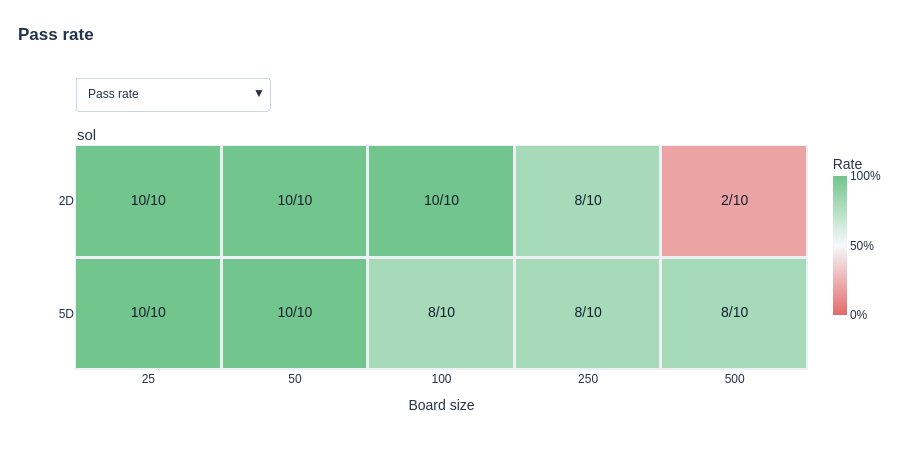

The notebook cell this image was saved under:
### Markdown cell above
## Valid moves and failure rates

One full-width heatmap per model, with board size across columns and dimension across rows. Use the menu to switch between pass, truncation, semantic-failure and request-error rates. Cells show counts and denominators; gray cells have no measured rate. **Green always means better:** more passes or fewer failures. Hover for outcome and failure details.

Pass, truncation and semantic-failure rates use completed responses; request-error rates use all scheduled attempts. Provider-reported response errors remain in the saved completed-response denominator.

### Code cell
view.show_all(figures.plot_rate_heatmaps(aggregate))

### Figure 1 — Plotly figure (JSON) as saved in the notebook; plotly's stock layout.template omitted (floating-point values rounded to 4 significant figures)
{"data": [{"coloraxis": "coloraxis", "hovertemplate": "%{hovertext}<extra></extra>", "hovertext": [["sol · 2D · board 25<br>Pass rate: 10/10 completed responses<br>Valid: 10<br>Stored primary failures: {}", "sol · 2D · board 50<br>Pass rate: 10/10 completed responses<br>Valid: 10<br>Stored primary failures: {}", "sol · 2D · board 100<br>Pass rate: 10/10 completed responses<br>Valid: 10<br>Stored primary failures: {}", "sol · 2D · board 250<br>Pass rate: 8/10 completed responses<br>Valid: 8<br>Semantic failure: 2<br>Stored primary failures: {&#x27;spatial_conflict&#x27;: 2}", "sol · 2D · board 500<br>Pass rate: 2/10 completed responses<br>Truncated: 8<br>Valid: 2<br>Stored primary failures: {&#x27;truncated&#x27;: 8}"], ["sol · 5D · board 25<br>Pass rate: 10/10 completed responses<br>Valid: 10<br>Stored primary failures: {}", "sol · 5D · board 50<br>Pass rate: 10/10 completed responses<br>Valid: 10<br>Stored primary failures: {}", "sol · 5D · board 100<br>Pass rate: 8/10 completed responses<br>Valid: 8<br>Semantic failure: 2<br>Stored primary failures: {&#x27;spatial_conflict&#x27;: 1, &#x27;missing_overlap&#x27;: 1}", "sol · 5D · board 250<br>Pass rate: 8/10 completed responses<br>Valid: 8<br>Semantic failure: 1<br>Truncated: 1<br>Stored primary failures: {&#x27;spatial_conflict&#x27;: 1, &#x27;truncated&#x27;: 1}", "sol · 5D · board 500<br>Pass rate: 8/10 completed responses<br>Semantic failure: 2<br>Valid: 8<br>Stored primary failures: {&#x27;invalid_cross_word&#x27;: 1, &#x27;spatial_conflict&#x27;: 1}"]], "showscale": false, "type": "heatmap", "visible": true, "x": ["25", "50", "100", "250", "500"], "xaxis": "x", "xgap": 3, "y": ["2D", "5D"], "yaxis": "y", "ygap": 3, "z": [[1, 1, 1, 0.8, 0.2], [1, 1, 0.8, 0.8, 0.8]]}, {"hovertemplate": "%{hovertext}<extra></extra>", "hovertext": ["sol · 2D · board 25<br>Pass rate: 10/10 completed responses<br>Valid: 10<br>Stored primary failures: {}", "sol · 2D · board 50<br>Pass rate: 10/10 completed responses<br>Valid: 10<br>Stored primary failures: {}", "sol · 2D · board 100<br>Pass rate: 10/10 completed responses<br>Valid: 10<br>Stored primary failures: {}", "sol · 2D · board 250<br>Pass rate: 8/10 completed responses<br>Valid: 8<br>Semantic failure: 2<br>Stored primary failures: {&#x27;spatial_conflict&#x27;: 2}", "sol · 2D · board 500<br>Pass rate: 2/10 completed responses<br>Truncated: 8<br>Valid: 2<br>Stored primary failures: {&#x27;truncated&#x27;: 8}", "sol · 5D · board 25<br>Pass rate: 10/10 completed responses<br>Valid: 10<br>Stored primary failures: {}", "sol · 5D · board 50<br>Pass rate: 10/10 completed responses<br>Valid: 10<br>Stored primary failures: {}", "sol · 5D · board 100<br>Pass rate: 8/10 completed responses<br>Valid: 8<br>Semantic failure: 2<br>Stored primary failures: {&#x27;spatial_conflict&#x27;: 1, &#x27;missing_overlap&#x27;: 1}", "sol · 5D · board 250<br>Pass rate: 8/10 completed responses<br>Valid: 8<br>Semantic failure: 1<br>Truncated: 1<br>Stored primary failures: {&#x27;spatial_conflict&#x27;: 1, &#x27;truncated&#x27;: 1}", "sol · 5D · board 500<br>Pass rate: 8/10 completed responses<br>Semantic failure: 2<br>Valid: 8<br>Stored primary failures: {&#x27;invalid_cross_word&#x27;: 1, &#x27;spatial_conflict&#x27;: 1}"], "mode": "text", "showlegend": false, "text": ["10/10", "10/10", "10/10", "8/10", "2/10", "10/10", "10/10", "8/10", "8/10", "8/10"], "textfont": {"color": "#172033", "size": 14}, "type": "scatter", "visible": true, "x": ["25", "50", "100", "250", "500", "25", "50", "100", "250", "500"], "xaxis": "x", "y": ["2D", "2D", "2D", "2D", "2D", "5D", "5D", "5D", "5D", "5D"], "yaxis": "y"}, {"coloraxis": "coloraxis", "hovertemplate": "%{hovertext}<extra></extra>", "hovertext": [["sol · 2D · board 25<br>Truncation rate: 0/10 completed responses<br>Valid: 10<br>Stored primary failures: {}", "sol · 2D · board 50<br>Truncation rate: 0/10 completed responses<br>Valid: 10<br>Stored primary failures: {}", "sol · 2D · board 100<br>Truncation rate: 0/10 completed responses<br>Valid: 10<br>Stored primary failures: {}", "sol · 2D · board 250<br>Truncation rate: 0/10 completed responses<br>Valid: 8<br>Semantic failure: 2<br>Stored primary failures: {&#x27;spatial_conflict&#x27;: 2}", "sol · 2D · board 500<br>Truncation rate: 8/10 completed responses<br>Truncated: 8<br>Valid: 2<br>Stored primary failures: {&#x27;truncated&#x27;: 8}"], ["sol · 5D · board 25<br>Truncation rate: 0/10 completed responses<br>Valid: 10<br>Stored primary failures: {}", "sol · 5D · board 50<br>Truncation rate: 0/10 completed responses<br>Valid: 10<br>Stored primary failures: {}", "sol · 5D · board 100<br>Truncation rate: 0/10 completed responses<br>Valid: 8<br>Semantic failure: 2<br>Stored primary failures: {&#x27;spatial_conflict&#x27;: 1, &#x27;missing_overlap&#x27;: 1}", "sol · 5D · board 250<br>Truncation rate: 1/10 completed responses<br>Valid: 8<br>Semantic failure: 1<br>Truncated: 1<br>Stored primary failures: {&#x27;spatial_conflict&#x27;: 1, &#x27;truncated&#x27;: 1}", "sol · 5D · board 500<br>Truncation rate: 0/10 completed responses<br>Semantic failure: 2<br>Valid: 8<br>Stored primary failures: {&#x27;invalid_cross_word&#x27;: 1, &#x27;spatial_conflict&#x27;: 1}"]], "showscale": false, "type": "heatmap", "visible": false, "x": ["25", "50", "100", "250", "500"], "xaxis": "x", "xgap": 3, "y": ["2D", "5D"], "yaxis": "y", "ygap": 3, "z": [[0, 0, 0, 0, 0.8], [0, 0, 0, 0.1, 0]]}, {"hovertemplate": "%{hovertext}<extra></extra>", "hovertext": ["sol · 2D · board 25<br>Truncation rate: 0/10 completed responses<br>Valid: 10<br>Stored primary failures: {}", "sol · 2D · board 50<br>Truncation rate: 0/10 completed responses<br>Valid: 10<br>Stored primary failures: {}", "sol · 2D · board 100<br>Truncation rate: 0/10 completed responses<br>Valid: 10<br>Stored primary failures: {}", "sol · 2D · board 250<br>Truncation rate: 0/10 completed responses<br>Valid: 8<br>Semantic failure: 2<br>Stored primary failures: {&#x27;spatial_conflict&#x27;: 2}", "sol · 2D · board 500<br>Truncation rate: 8/10 completed responses<br>Truncated: 8<br>Valid: 2<br>Stored primary failures: {&#x27;truncated&#x27;: 8}", "sol · 5D · board 25<br>Truncation rate: 0/10 completed responses<br>Valid: 10<br>Stored primary failures: {}", "sol · 5D · board 50<br>Truncation rate: 0/10 completed responses<br>Valid: 10<br>Stored primary failures: {}", "sol · 5D · board 100<br>Truncation rate: 0/10 completed responses<br>Valid: 8<br>Semantic failure: 2<br>Stored primary failures: {&#x27;spatial_conflict&#x27;: 1, &#x27;missing_overlap&#x27;: 1}", "sol · 5D · board 250<br>Truncation rate: 1/10 completed responses<br>Valid: 8<br>Semantic failure: 1<br>Truncated: 1<br>Stored primary failures: {&#x27;spatial_conflict&#x27;: 1, &#x27;truncated&#x27;: 1}", "sol · 5D · board 500<br>Truncation rate: 0/10 completed responses<br>Semantic failure: 2<br>Valid: 8<br>Stored primary failures: {&#x27;invalid_cross_word&#x27;: 1, &#x27;spatial_conflict&#x27;: 1}"], "mode": "text", "showlegend": false, "text": ["0/10", "0/10", "0/10", "0/10", "8/10", "0/10", "0/10", "0/10", "1/10", "0/10"], "textfont": {"color": "#172033", "size": 14}, "type": "scatter", "visible": false, "x": ["25", "50", "100", "250", "500", "25", "50", "100", "250", "500"], "xaxis": "x", "y": ["2D", "2D", "2D", "2D", "2D", "5D", "5D", "5D", "5D", "5D"], "yaxis": "y"}, {"coloraxis": "coloraxis", "hovertemplate": "%{hovertext}<extra></extra>", "hovertext": [["sol · 2D · board 25<br>Semantic failure rate: 0/10 completed responses<br>Valid: 10<br>Stored primary failures: {}", "sol · 2D · board 50<br>Semantic failure rate: 0/10 completed responses<br>Valid: 10<br>Stored primary failures: {}", "sol · 2D · board 100<br>Semantic failure rate: 0/10 completed responses<br>Valid: 10<br>Stored primary failures: {}", "sol · 2D · board 250<br>Semantic failure rate: 2/10 completed responses<br>Valid: 8<br>Semantic failure: 2<br>Stored primary failures: {&#x27;spatial_conflict&#x27;: 2}", "sol · 2D · board 500<br>Semantic failure rate: 0/10 completed responses<br>Truncated: 8<br>Valid: 2<br>Stored primary failures: {&#x27;truncated&#x27;: 8}"], ["sol · 5D · board 25<br>Semantic failure rate: 0/10 completed responses<br>Valid: 10<br>Stored primary failures: {}", "sol · 5D · board 50<br>Semantic failure rate: 0/10 completed responses<br>Valid: 10<br>Stored primary failures: {}", "sol · 5D · board 100<br>Semantic failure rate: 2/10 completed responses<br>Valid: 8<br>Semantic failure: 2<br>Stored primary failures: {&#x27;spatial_conflict&#x27;: 1, &#x27;missing_overlap&#x27;: 1}", "sol · 5D · board 250<br>Semantic failure rate: 1/10 completed responses<br>Valid: 8<br>Semantic failure: 1<br>Truncated: 1<br>Stored primary failures: {&#x27;spatial_conflict&#x27;: 1, &#x27;truncated&#x27;: 1}", "sol · 5D · board 500<br>Semantic failure rate: 2/10 completed responses<br>Semantic failure: 2<br>Valid: 8<br>Stored primary failures: {&#x27;invalid_cross_word&#x27;: 1, &#x27;spatial_conflict&#x27;: 1}"]], "showscale": false, "type": "heatmap", "visible": false, "x": ["25", "50", "100", "250", "500"], "xaxis": "x", "xgap": 3, "y": ["2D", "5D"], "yaxis": "y", "ygap": 3, "z": [[0, 0, 0, 0.2, 0], [0, 0, 0.2, 0.1, 0.2]]}, {"hovertemplate": "%{hovertext}<extra></extra>", "hovertext": ["sol · 2D · board 25<br>Semantic failure rate: 0/10 completed responses<br>Valid: 10<br>Stored primary failures: {}", "sol · 2D · board 50<br>Semantic failure rate: 0/10 completed responses<br>Valid: 10<br>Stored primary failures: {}", "sol · 2D · board 100<br>Semantic failure rate: 0/10 completed responses<br>Valid: 10<br>Stored primary failures: {}", "sol · 2D · board 250<br>Semantic failure rate: 2/10 completed responses<br>Valid: 8<br>Semantic failure: 2<br>Stored primary failures: {&#x27;spatial_conflict&#x27;: 2}", "sol · 2D · board 500<br>Semantic failure rate: 0/10 completed responses<br>Truncated: 8<br>Valid: 2<br>Stored primary failures: {&#x27;truncated&#x27;: 8}", "sol · 5D · board 25<br>Semantic failure rate: 0/10 completed responses<br>Valid: 10<br>Stored primary failures: {}", "sol · 5D · board 50<br>Semantic failure rate: 0/10 completed responses<br>Valid: 10<br>Stored primary failures: {}", "sol · 5D · board 100<br>Semantic failure rate: 2/10 completed responses<br>Valid: 8<br>Semantic failure: 2<br>Stored primary failures: {&#x27;spatial_conflict&#x27;: 1, &#x27;missing_overlap&#x27;: 1}", "sol · 5D · board 250<br>Semantic failure rate: 1/10 completed responses<br>Valid: 8<br>Semantic failure: 1<br>Truncated: 1<br>Stored primary failures: {&#x27;spatial_conflict&#x27;: 1, &#x27;truncated&#x27;: 1}", "sol · 5D · board 500<br>Semantic failure rate: 2/10 completed responses<br>Semantic failure: 2<br>Valid: 8<br>Stored primary failures: {&#x27;invalid_cross_word&#x27;: 1, &#x27;spatial_conflict&#x27;: 1}"], "mode": "text", "showlegend": false, "text": ["0/10", "0/10", "0/10", "2/10", "0/10", "0/10", "0/10", "2/10", "1/10", "2/10"], "textfont": {"color": "#172033", "size": 14}, "type": "scatter", "visible": false, "x": ["25", "50", "100", "250", "500", "25", "50", "100", "250", "500"], "xaxis": "x", "y": ["2D", "2D", "2D", "2D", "2D", "5D", "5D", "5D", "5D", "5D"], "yaxis": "y"}, {"coloraxis": "coloraxis", "hovertemplate": "%{hovertext}<extra></extra>", "hovertext": [["sol · 2D · board 25<br>Transport / request error rate: 0/10 scheduled attempts<br>Valid: 10<br>Stored primary failures: {}", "sol · 2D · board 50<br>Transport / request error rate: 0/10 scheduled attempts<br>Valid: 10<br>Stored primary failures: {}", "sol · 2D · board 100<br>Transport / request error rate: 0/10 scheduled attempts<br>Valid: 10<br>Stored primary failures: {}", "sol · 2D · board 250<br>Transport / request error rate: 0/10 scheduled attempts<br>Valid: 8<br>Semantic failure: 2<br>Stored primary failures: {&#x27;spatial_conflict&#x27;: 2}", "sol · 2D · board 500<br>Transport / request error rate: 0/10 scheduled attempts<br>Truncated: 8<br>Valid: 2<br>Stored primary failures: {&#x27;truncated&#x27;: 8}"], ["sol · 5D · board 25<br>Transport / request error rate: 0/10 scheduled attempts<br>Valid: 10<br>Stored primary failures: {}", "sol · 5D · board 50<br>Transport / request error rate: 0/10 scheduled attempts<br>Valid: 10<br>Stored primary failures: {}", "sol · 5D · board 100<br>Transport / request error rate: 0/10 scheduled attempts<br>Valid: 8<br>Semantic failure: 2<br>Stored primary failures: {&#x27;spatial_conflict&#x27;: 1, &#x27;missing_overlap&#x27;: 1}", "sol · 5D · board 250<br>Transport / request error rate: 0/10 scheduled attempts<br>Valid: 8<br>Semantic failure: 1<br>Truncated: 1<br>Stored primary failures: {&#x27;spatial_conflict&#x27;: 1, &#x27;truncated&#x27;: 1}", "sol · 5D · board 500<br>Transport / request error rate: 0/10 scheduled attempts<br>Semantic failure: 2<br>Valid: 8<br>Stored primary failures: {&#x27;invalid_cross_word&#x27;: 1, &#x27;spatial_conflict&#x27;: 1}"]], "showscale": false, "type": "heatmap", "visible": false, "x": ["25", "50", "100", "250", "500"], "xaxis": "x", "xgap": 3, "y": ["2D", "5D"], "yaxis": "y", "ygap": 3, "z": [[0, 0, 0, 0, 0], [0, 0, 0, 0, 0]]}, {"hovertemplate": "%{hovertext}<extra></extra>", "hovertext": ["sol · 2D · board 25<br>Transport / request error rate: 0/10 scheduled attempts<br>Valid: 10<br>Stored primary failures: {}", "sol · 2D · board 50<br>Transport / request error rate: 0/10 scheduled attempts<br>Valid: 10<br>Stored primary failures: {}", "sol · 2D · board 100<br>Transport / request error rate: 0/10 scheduled attempts<br>Valid: 10<br>Stored primary failures: {}", "sol · 2D · board 250<br>Transport / request error rate: 0/10 scheduled attempts<br>Valid: 8<br>Semantic failure: 2<br>Stored primary failures: {&#x27;spatial_conflict&#x27;: 2}", "sol · 2D · board 500<br>Transport / request error rate: 0/10 scheduled attempts<br>Truncated: 8<br>Valid: 2<br>Stored primary failures: {&#x27;truncated&#x27;: 8}", "sol · 5D · board 25<br>Transport / request error rate: 0/10 scheduled attempts<br>Valid: 10<br>Stored primary failures: {}", "sol · 5D · board 50<br>Transport / request error rate: 0/10 scheduled attempts<br>Valid: 10<br>Stored primary failures: {}", "sol · 5D · board 100<br>Transport / request error rate: 0/10 scheduled attempts<br>Valid: 8<br>Semantic failure: 2<br>Stored primary failures: {&#x27;spatial_conflict&#x27;: 1, &#x27;missing_overlap&#x27;: 1}", "sol · 5D · board 250<br>Transport / request error rate: 0/10 scheduled attempts<br>Valid: 8<br>Semantic failure: 1<br>Truncated: 1<br>Stored primary failures: {&#x27;spatial_conflict&#x27;: 1, &#x27;truncated&#x27;: 1}", "sol · 5D · board 500<br>Transport / request error rate: 0/10 scheduled attempts<br>Semantic failure: 2<br>Valid: 8<br>Stored primary failures: {&#x27;invalid_cross_word&#x27;: 1, &#x27;spatial_conflict&#x27;: 1}"], "mode": "text", "showlegend": false, "text": ["0/10", "0/10", "0/10", "0/10", "0/10", "0/10", "0/10", "0/10", "0/10", "0/10"], "textfont": {"color": "#172033", "size": 14}, "type": "scatter", "visible": false, "x": ["25", "50", "100", "250", "500", "25", "50", "100", "250", "500"], "xaxis": "x", "y": ["2D", "2D", "2D", "2D", "2D", "5D", "5D", "5D", "5D", "5D"], "yaxis": "y"}], "layout": {"annotations": [{"font": {"color": "#263448", "size": 15}, "showarrow": false, "text": "sol", "x": 0, "xanchor": "left", "xref": "paper", "y": 1, "yanchor": "bottom", "yref": "paper"}], "coloraxis": {"cmax": 1, "cmin": 0, "colorbar": {"len": 180, "lenmode": "pixels", "thickness": 14, "tickformat": ".0%", "title": {"text": "Rate"}, "y": 1, "yanchor": "top"}, "colorscale": [[0, "#E36A6A"], [0.5, "#F7F9FB"], [1, "#72C58C"]]}, "font": {"color": "#263448", "family": "Arial, sans-serif", "size": 12}, "height": 470, "hoverlabel": {"align": "left"}, "legend": {"font": {"size": 11}, "orientation": "h", "traceorder": "normal", "x": 0, "y": 1.356, "yanchor": "bottom"}, "margin": {"b": 100, "l": 75, "r": 60, "t": 145}, "plot_bgcolor": "#edf0f4", "title": {"text": "<b>Pass rate</b>", "x": 0.02, "y": 0.9404, "yanchor": "top"}, "updatemenus": [{"bgcolor": "white", "bordercolor": "#ccd5e0", "buttons": [{"args": [{"visible": [true, true, false, false, false, false, false, false]}, {"coloraxis.reversescale": false, "title.text": "<b>Pass rate</b>"}], "label": "Pass rate", "method": "update"}, {"args": [{"visible": [false, false, true, true, false, false, false, false]}, {"coloraxis.reversescale": true, "title.text": "<b>Truncation rate</b>"}], "label": "Truncation rate", "method": "update"}, {"args": [{"visible": [false, false, false, false, true, true, false, false]}, {"coloraxis.reversescale": true, "title.text": "<b>Semantic failure rate</b>"}], "label": "Semantic failure rate", "method": "update"}, {"args": [{"visible": [false, false, false, false, false, false, true, true]}, {"coloraxis.reversescale": true, "title.text": "<b>Transport / request error rate</b>"}], "label": "Transport / request error rate", "method": "update"}], "direction": "down", "font": {"size": 12}, "x": 0, "xanchor": "left", "y": 1.156, "yanchor": "bottom"}], "xaxis": {"anchor": "y", "categoryarray": ["25", "50", "100", "250", "500"], "categoryorder": "array", "domain": [0, 1], "showgrid": false, "title": {"text": "Board size"}, "type": "category", "zeroline": false}, "yaxis": {"anchor": "x", "autorange": "reversed", "categoryarray": ["2D", "5D"], "categoryorder": "array", "domain": [0, 1], "showgrid": false, "type": "category", "zeroline": false}}}
